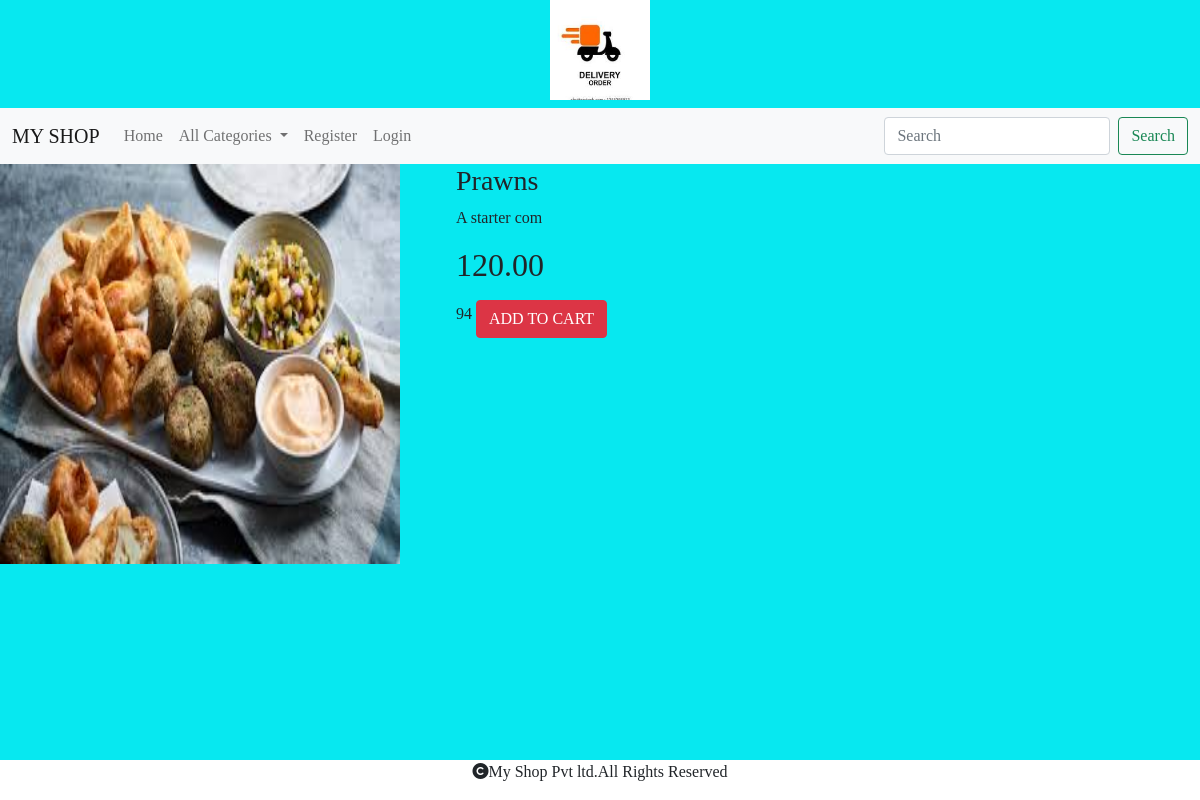
Page /details/Prawns on the committed database.
### shop/models.py (models this page shows, shortened)
class Product(models.Model):
    name=models.CharField(max_length=20)
    desc=models.TextField()
    image=models.ImageField(upload_to="product",null=True,blank=True)
    price=models.DecimalField(max_digits=10,decimal_places=2)
    stock=models.IntegerField()
    available=models.BooleanField(default=True)
    category=models.ForeignKey(Category,on_delete=models.CASCADE)
    created=models.DateTimeField(auto_now_add=True)
    updated=models.DateTimeField(auto_now_add=True)

### shop/views.py (the view)
# urls.py: path('details/<c>',views.details,name="details"),
def details(request,c):
    p=Product.objects.get(name=c)
    return render(request,'details.html',{'p':p})

### cart/context_processors.py (called while the page is built)
def total_count(request):
    item_count=0
    u=request.user
    try:
        cart=Cart.objects.filter(user=u)
        for i in cart:
            item_count+=i.quantity
    except:
        item_count=0
    return {'count':item_count}

### shop/context_processors.py (called while the page is built)
def menu_links(request):
    c=Category.objects.all()
    return {'links':c}

### templates/details.html
{% extends 'base.html' %}
{% load static %}
{% block content %}
<div class="row">
    <div class="col-sm-4 me-5">
        <img src="{{p.image.url}}" height="400px" width="400px">
    </div>
    <div class="col-sm-6 me-5">
    <h3>{{p.name}}</h3>
        <p class="mt-2 lh-base">{{p.desc}}</p>
        <h2 class="mt-2">{{p.price}}</h2>
        {{p.stock}}
        {% if user.superuser == True %}
        {% if p.stock == 0 %}
        <h2>Out of stock</h2>
        <a href="{% url 'admin:index' %}" class="btn btn-danger mt-5">ADD STOCK</a>
        {% else %}
        <h2>Product in stock</h2>
         <a href="{% url 'admin:index' %}" class="btn btn-danger mt-5">ADD STOCK</a>
        {% endif %}
        {% else %}
        {% if p.stock == 0 %}
         <h2>Out of stock</h2>
        {% else %}
        <a href="{% url 'cart:addtocart'  p.name %}" class="btn btn-danger mt-2 lh-base ">ADD TO CART</a>
        {% endif %}
        {% endif %}
    </div>
</div>
{% endblock %}

### static/style.css (style rules this page uses)
body { background-color:#07e8f0; font-family:"Zilla Slab" , serif; font-weight: 300; font-style:normal; }

### rows in the picture
Product: image (picture), name "Prawns", desc "A starter com", price "120.00", stock "94"
